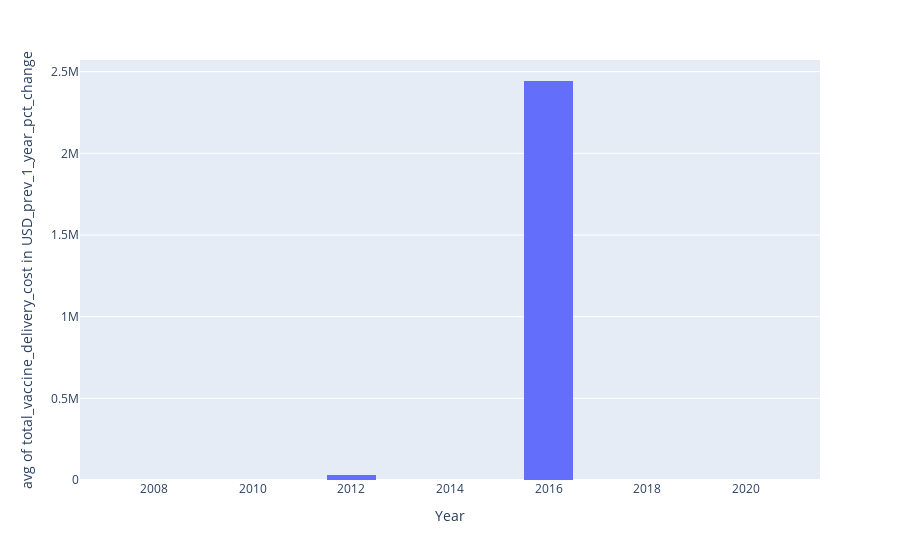

This figure's notebook cell:
### Code cell
fig = px.histogram(merged_df, x='Year', histfunc='avg', y='total_vaccine_delivery_cost in USD_prev_1_year_pct_change')
fig

### Figure 1 — Plotly figure (JSON) as saved in the notebook; plotly's stock layout.template omitted (floating-point values rounded to 4 significant figures; data arrays with more than 128 entries replaced by an {"elided": "..."} marker saying what was removed)
{"data": [{"alignmentgroup": "True", "bingroup": "x", "histfunc": "avg", "hovertemplate": "Year=%{x}<br>avg of total_vaccine_delivery_cost in USD_prev_1_year_pct_change=%{y}<extra></extra>", "legendgroup": "", "marker": {"color": "#636efa", "pattern": {"shape": ""}}, "name": "", "offsetgroup": "", "orientation": "v", "showlegend": false, "type": "histogram", "x": {"elided": "1227 str values"}, "xaxis": "x", "y": {"elided": "1227 float values"}, "yaxis": "y"}], "layout": {"barmode": "relative", "legend": {"tracegroupgap": 0}, "margin": {"t": 60}, "xaxis": {"anchor": "y", "domain": [0, 1], "title": {"text": "Year"}}, "yaxis": {"anchor": "x", "domain": [0, 1], "title": {"text": "avg of total_vaccine_delivery_cost in USD_prev_1_year_pct_change"}}}}
